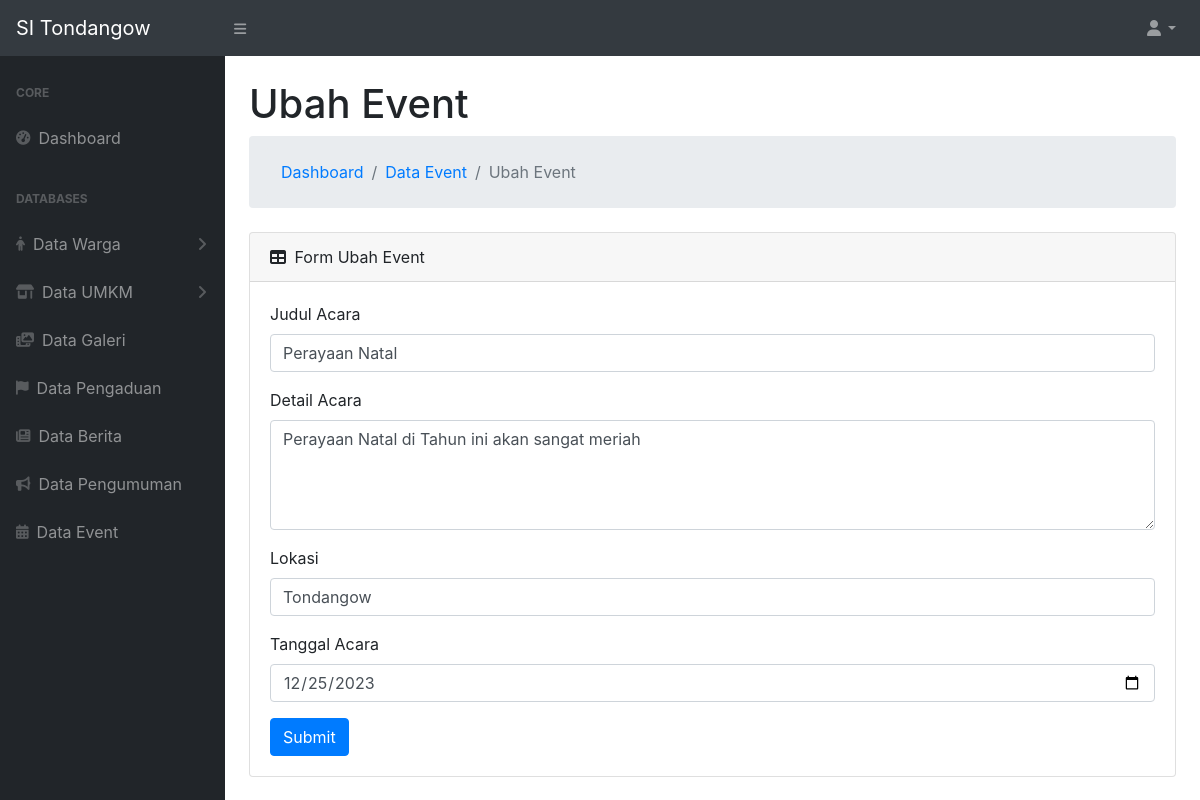
Screenshot of /models/ubahEvent.php?id=2 with the database file from the repository.
### tables this page shows
CREATE TABLE `event` (
  `id` int(11) NOT NULL,
  `judul_acara` varchar(255) NOT NULL,
  `detail_acara` text NOT NULL,
  `lokasi` varchar(255) NOT NULL,
  `tanggal_acara` date NOT NULL
);

### functions/general.php (called while the page is built, shortened)
<?php
require_once 'dbconnect.php';
function query($query)
{
    global $dbconnect;
    $result = mysqli_query($dbconnect, $query);
    $rows = [];
    while ($row = mysqli_fetch_assoc($result)) {
        $rows[] = $row;
    }
    return $rows;
}
?>

### models/ubahEvent.php (the view, shortened to what this page needs)
<?php
include '../templates/header.php';
$pageName = 'Ubah Event';
$getId = $_GET['id'];
$queryEvent = query("SELECT * FROM `event` WHERE id='$getId'")[0];
?>
<div id="layoutSidenav_content">
    <main>
        <div class="container-fluid">
            <h1 class="mt-4"><?= $pageName ?></h1>
            <ol class="breadcrumb mb-4">
                <ol class="breadcrumb mb-0">
                    <li class="breadcrumb-item"><a href="../index.php">Dashboard</a></li>
                    <li class="breadcrumb-item"><a href="../controllers/dataEvent.php">Data Event</a></li>
                    <li class="breadcrumb-item active"><?= $pageName ?></li>
                </ol>
            </ol>
            <div class="card mb-4">
                <div class="card-header">
                    <div>
                        <i class="fas fa-table mr-1 position-relative"></i>
                        Form <?= $pageName ?>
                    </div>
                </div>
                <div class="card-body">
                    <form name="form" id="form" action="#" method="post" enctype="multipart/form-data">
                        <div class="form-group">
                            <label for="judul_acara">Judul Acara</label>
                            <input name="judul_acara" id="judul_acara" value="<?= $queryEvent['judul_acara'] ?>" autocomplete="off" type="text" class="form-control" placeholder="..." required>
                        </div>
                        <div class="form-group">
                            <label for="detail_acara">Detail Acara</label>
                            <textarea cols="4" rows="4" form="form" name="detail_acara" id="detail_acara" autocomplete="off" type="text" class="form-control" placeholder required><?= $queryEvent['detail_acara'] ?></textarea>
                        </div>
                        <div class="form-group">
                            <label for="lokasi">Lokasi</label>
                            <input name="lokasi" id="lokasi" value="<?= $queryEvent['lokasi'] ?>" autocomplete="off" type="text" class="form-control" placeholder="..." required>
                        </div>
                        <div class="form-group">
                            <label for="tanggal_acara">Tanggal Acara</label>
                            <input name="tanggal_acara" id="tanggal_acara" value="<?= $queryEvent['tanggal_acara'] ?>" autocomplete="off" type="date" class="form-control" placeholder="..." required>
                        </div>
                        <button name="submit" id="submit" type="submit" class="btn btn-primary">Submit</button>
                    </form>
                </div>
            </div>
        </div>
    </main>
</div>
</div>
<?php include '../templates/footer.php'; ?>

### rows the page displays
event: judul_acara "Perayaan Natal", detail_acara "Perayaan Natal di Tahun ini akan sangat meriah", lokasi "Tondangow", tanggal_acara "12/25/2023"

### other values shown
$pageName "Ubah Event"
